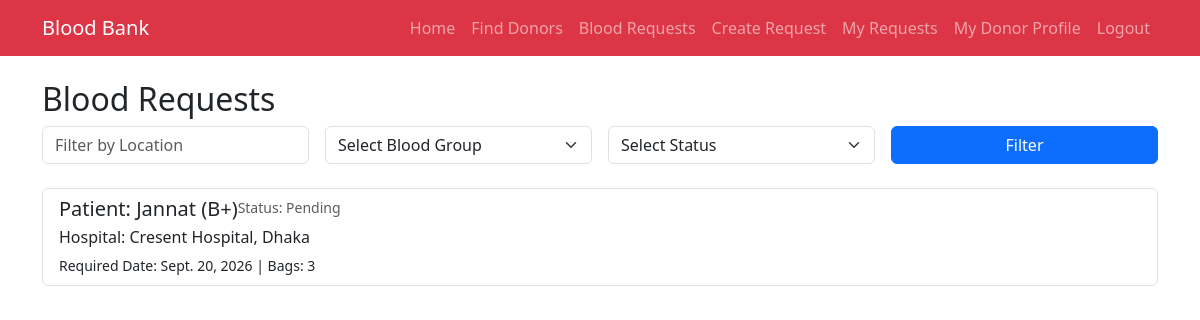
Screenshot of /requests/ (signed in) with the database file from the repository.
### core/models.py (models this page shows, shortened)
class BloodRequest(models.Model):
    requester = models.ForeignKey(User, on_delete=models.CASCADE, related_name='requests')
    patient_name = models.CharField(max_length=100)
    blood_group = models.CharField(max_length=5, choices=BLOOD_GROUPS)
    hospital_name = models.CharField(max_length=150)
    location = models.CharField(max_length=100)
    required_date = models.DateField()
    bags_required = models.PositiveIntegerField(default=1)
    contact_number = models.CharField(max_length=15)
    description = models.TextField(blank=True, null=True)
    status = models.CharField(max_length=20, choices=STATUS_CHOICES, default='Pending')
    created_at = models.DateTimeField(auto_now_add=True)

### core/views.py (the view)
# urls.py: path('requests/', views.request_list, name='request_list'),
def request_list(request):
    requests_list = BloodRequest.objects.all().order_by('-created_at')
    blood_group = request.GET.get('blood_group')
    location = request.GET.get('location')
    status = request.GET.get('status')
    if blood_group:
        requests_list = requests_list.filter(blood_group=blood_group)
    if location:
        requests_list = requests_list.filter(location__icontains=location)
    if status:
        requests_list = requests_list.filter(status=status)
    return render(request, 'core/request_list.html', {'requests': requests_list})

### core/templates/core/request_list.html (shortened to what this page needs)
{% extends 'core/base.html' %}
{% block content %}
<h2>Blood Requests</h2>
<form method="get" class="row g-3 mb-4">
    <div class="col-md-3">
        <input type="text" name="location" class="form-control" placeholder="Filter by Location">
    </div>
    <div class="col-md-3">
        <select name="blood_group" class="form-select">
            <option value="">Select Blood Group</option>
        </select>
    </div>
    <div class="col-md-3">
        <select name="status" class="form-select">
            <option value="">Select Status</option>
        </select>
    </div>
    <div class="col-md-3">
        <button type="submit" class="btn btn-primary w-100">Filter</button>
    </div>
</form>
<div class="list-group">
    {% for req in requests %}
    <a href="{% url 'request_detail' req.pk %}" class="list-group-item list-group-item-action mb-2">
        <div class="d-flex w-100 justify-between">
            <h5 class="mb-1">Patient: {{ req.patient_name }} ({{ req.blood_group }})</h5>
            <small class="text-muted">Status: {{ req.status }}</small>
        </div>
        <p class="mb-1">Hospital: {{ req.hospital_name }}, {{ req.location }}</p>
        <small>Required Date: {{ req.required_date }} | Bags: {{ req.bags_required }}</small>
    </a>
    {% empty %}
        <p>No blood requests found.</p>
    {% endfor %}
</div>
{% endblock %}

### rows the page displays
BloodRequest: patient_name "Jannat", blood_group "B+", status "Pending", hospital_name "Cresent Hospital", location "Dhaka", required_date "Sept. 20, 2026", bags_required "3"
